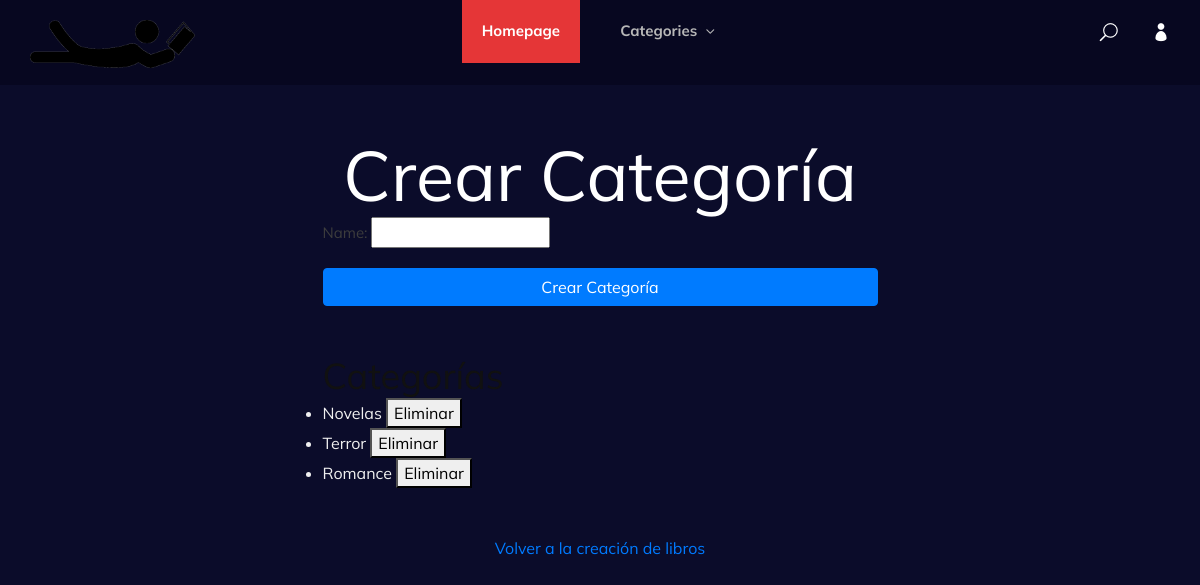
The app's page /crear-categoria/ with its own data.
### inventtario/models.py (models this page shows, shortened)
class Category(models.Model):
    name = models.CharField(max_length=255)

### inventtario/views.py (the view)
# urls.py: path('crear-categoria/', views.crear_categoria, name='crear_categoria'),
def crear_categoria(request):
    if request.method == 'POST':
        form = CategoryForm(request.POST)
        if form.is_valid():
            form.save()
            return redirect('crear_categoria')  # Redirigir a la misma página para ver la lista actualizada
    else:
        form = CategoryForm()
    categorias = Category.objects.all()
    return render(request, 'crear_categoria.html', {'form': form, 'categorias': categorias})

### inventtario/forms.py
class CategoryForm(forms.ModelForm):
    class Meta:
        model = Category
        fields = ['name']

### inventtario/templates/crear_categoria.html (shortened to what this page needs)
{% load static %}
<!DOCTYPE html>
<html lang="zxx">
<head>
    <link rel="stylesheet" href="{% static 'css/bootstrap.min.css' %}" type="text/css">
    <link rel="stylesheet" href="{% static 'css/font-awesome.min.css' %}" type="text/css">
    <link rel="stylesheet" href="{% static 'css/elegant-icons.css' %}" type="text/css">
    <link rel="stylesheet" href="{% static 'css/plyr.css' %}" type="text/css">
    <link rel="stylesheet" href="{% static 'css/nice-select.css' %}" type="text/css">
    <link rel="stylesheet" href="{% static 'css/owl.carousel.min.css' %}" type="text/css">
    <link rel="stylesheet" href="{% static 'css/slicknav.min.css' %}" type="text/css">
    <link rel="stylesheet" href="{% static 'css/style.css' %}" type="text/css">
</head>
<body>
    <header class="header">
        <div class="container">
            <div class="row">
                <div class="col-lg-2">
                    <div class="header__logo">
                        <a href="{% url 'home' %}">
                            <img src="{% static 'img/logo.png' %}" alt="">
                        </a>
                    </div>
                </div>
                <div class="col-lg-8">
                    <div class="header__nav">
                        <nav class="header__menu mobile-menu">
                            <ul>
                                <li class="active"><a href="{% url 'home' %}">Homepage</a></li>
                                <li><a href="{% url 'categories' %}">Categories <span class="arrow_carrot-down"></span></a>
                                </li>
                            </ul>
                        </nav>
                    </div>
                </div>
                <div class="col-lg-2">
                    <div class="header__right">
                        <a href="#" class="search-switch"><span class="icon_search"></span></a>
                        <a href="{% url 'login' %}"><span class="icon_profile"></span></a>
                    </div>
                </div>
            </div>
        </div>
    </header>
    <div class="container mt-5 " style=" color: #f0f0f0;">
    <div class="row justify-content-center">
        <div class="col-lg-6">
            <h1 class="text-center text-white">Crear Categoría</h1>
            <form method="post">
                {{ form.as_p }}
                <button type="submit" class="btn btn-primary btn-block">Crear Categoría</button>
            </form>
            <h2 class="mt-5">Categorías</h2>
            <ul>
                {% for categoria in categorias %}
                <li>
                    {{ categoria.name }}
                    <form method="post" action="{% url 'eliminar_categoria' categoria.id %}" style="display:inline;">
                        <button type="submit">Eliminar</button>
                    </form>
                </li>
                {% endfor %}
            </ul>
            <a href="{% url 'crear_libro' %}" class="mt-5 d-block text-center">Volver a la creación de libros</a>
        </div>
    </div>
</div>
</body>
</html>

### inventtario/static/css/style.css (style rules this page uses)
html, body { height: 100%; font-family: "Mulish", sans-serif; -webkit-font-smoothing: antialiased; background: #0b0c2a; }
h1, h2, h3, h4, h5, h6 { margin: 0; color: #111111; font-weight: 400; font-family: "Mulish", sans-serif; }
h1 { font-size: 70px; }
h2 { font-size: 36px; }
p { font-size: 15px; font-family: "Mulish", sans-serif; color: #3d3d3d; font-weight: 400; line-height: 25px; margin: 0 0 15px 0; }
img { max-width: 100%; }
ul, ol { padding: 0; margin: 0; }
.header { background: #070720; }
.header__logo { padding: 20px 0 17px; }
.header__logo a { display: inline-block; }
.header__menu { text-align: center; }
.header__menu ul li { list-style: none; display: inline-block; position: relative; margin-right: 16px; }
.header__menu ul li.active a { background: #e53637; color: #ffffff; }
.header__menu ul li:last-child { margin-right: 0; }
.header__menu ul li a { font-size: 15px; color: #b7b7b7; display: block; font-weight: 700; -webkit-transition: all, 0.5s; -o-transition: all, 0.5s; transition: all, 0.5s; padding: 20px; }
.header__menu ul li a span { position: relative; font-size: 17px; top: 2px; }
.header__right { text-align: right; padding: 20px 0 15px; }
.header__right a { display: inline-block; font-size: 18px; color: #ffffff; margin-right: 30px; }
.header__right a:last-child { margin-right: 0; }
@media only screen and (min-width: 1200px) { .container { max-width: 1170px; } }

### records on screen
Category: name "Novelas"
Category: name "Terror"
Category: name "Romance"
